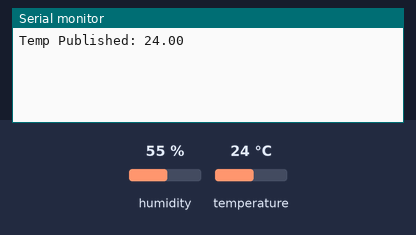
A program run on a simulated ESP32. Parts: the last lines printed to the serial monitor. Inputs (shaded band) come from the test bench; at power-on: temperature 24 °C, humidity 55 %. WiFi joins after 1.5 s; servers stay silent unless stated; no MQTT or app messages arrive unless stated.

Above: at 2.7 s.
2.8 s: temperature set to 12 °C
At 7.3 s:
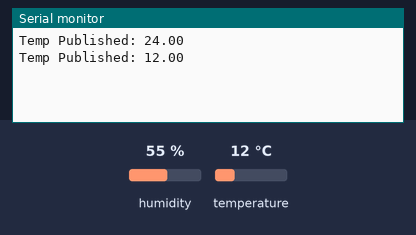
8.8 s: temperature set to 19 °C
At 12.5 s:
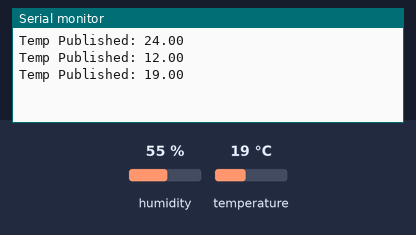
Timing chart, 0 to 14.0 s (numbered marks = the images above; inputs shaded):
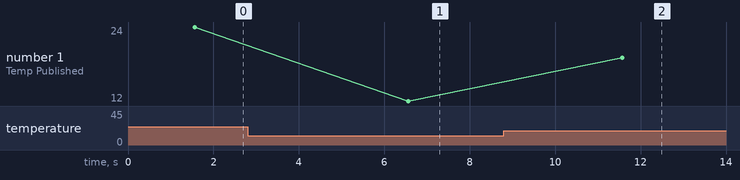

The program:

main.cpp
```cpp
/****************************************************
 * ESP32 MQTT PUBLISHER - TEMPERATURE
 * Topic: home/lab2/temp
 ****************************************************/
//Rizwana Bashir
//23-NTU-CS-1088
#include <Arduino.h>
#include <WiFi.h>
#include <PubSubClient.h>
#include "DHT.h"

// WiFi
char ssid[] = "Wokwi-GUEST";
char pass[] = "";

// MQTT
const char* mqtt_server = "192.168.209.1";
const int mqtt_port = 1883;
const char* TOPIC_TEMP = "home/lab2/temp";

// DHT
#define DHTPIN 23
#define DHTTYPE DHT22
DHT dht(DHTPIN, DHTTYPE);

WiFiClient espClient;
PubSubClient mqtt(espClient);

void connectWiFi() {
  WiFi.begin(ssid, pass);
  while (WiFi.status() != WL_CONNECTED) delay(500);
}

void connectMQTT() {
  while (!mqtt.connected()) {
    if (mqtt.connect("PUB_TEMP_ESP32")) break;
    delay(2000);
  }
}

void setup() {
  Serial.begin(115200);
  dht.begin();
  connectWiFi();
  mqtt.setServer(mqtt_server, mqtt_port);
  connectMQTT();
}

void loop() {
  if (!mqtt.connected()) connectMQTT();
  mqtt.loop();

  float temp = dht.readTemperature();
  if (isnan(temp)) return;

  char buf[8];
  dtostrf(temp, 4, 2, buf);

  mqtt.publish(TOPIC_TEMP, buf);
  Serial.print("Temp Published: ");
  Serial.println(buf);

  delay(5000);
}
```

Measured:
- after the input at 2.8 s, the serial monitor: prints a new line after 3.8 s (image 1)
- after the input at 8.8 s, the serial monitor: prints a new line after 2.8 s (image 2)
- plotted number 1: 24 → 12 after the input at 2.8 s, 12 → 19 after the input at 8.8 s
